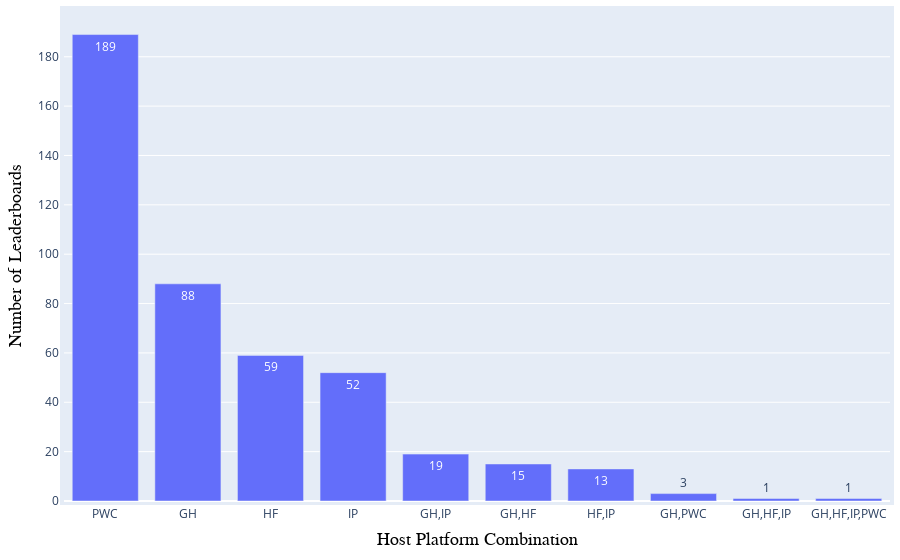

Here is the notebook cell this chart was saved with:
### Code cell
df = pd.read_csv(path_meta / 'leaderboard_processed.csv')
df['Platforms'] = df['Platforms'].apply(ast.literal_eval)
df['Platforms'] = df['Platforms'].apply(lambda x: [platform_abbreviation_mapping_inverse[platform] for platform in x])
df['Platforms'] = df['Platforms'].apply(lambda x: ','.join(x).upper())
df = df.explode('Platforms')['Platforms'].value_counts().reset_index(name='Frequency')

fig = px.bar(
    x=df['Platforms'],
    y=df['Frequency'],
    text_auto=True,
    labels={'x': 'Host Platform Combination', 'y': 'Number of Leaderboards'},
)
# Update the layout for a tighter look
fig.update_layout(
    autosize=True,
    margin=dict(
        l=10,  # Left margin
        r=10,  # Right margin
        b=10,  # Bottom margin
        t=10,  # Top margin
        pad=4  # Padding between the plot and the margin
    ),
    xaxis=dict(title_font=dict(size=18, family='Arial, bold', color='black')),  # Bold x-axis label
    yaxis=dict(title_font=dict(size=18, family='Arial, bold', color='black'))   # Bold y-axis label
)
pio.write_image(fig, f'{path_meta}/platform-combo-distribution.pdf')
fig.show()

### Figure 1 — Plotly figure (JSON) as saved in the notebook; plotly's stock layout.template omitted (floating-point values rounded to 4 significant figures)
{"data": [{"alignmentgroup": "True", "hovertemplate": "Host Platform Combination=%{x}<br>Number of Leaderboards=%{y}<extra></extra>", "legendgroup": "", "marker": {"color": "#636efa", "pattern": {"shape": ""}}, "name": "", "offsetgroup": "", "orientation": "v", "showlegend": false, "textposition": "auto", "texttemplate": "%{y}", "type": "bar", "x": ["PWC", "GH", "HF", "IP", "GH,IP", "GH,HF", "HF,IP", "GH,PWC", "GH,HF,IP", "GH,HF,IP,PWC"], "xaxis": "x", "y": [189, 88, 59, 52, 19, 15, 13, 3, 1, 1], "yaxis": "y"}], "layout": {"autosize": true, "barmode": "relative", "legend": {"tracegroupgap": 0}, "margin": {"b": 10, "l": 10, "pad": 4, "r": 10, "t": 10}, "xaxis": {"anchor": "y", "domain": [0, 1], "title": {"font": {"color": "black", "family": "Arial, bold", "size": 18}, "text": "Host Platform Combination"}}, "yaxis": {"anchor": "x", "domain": [0, 1], "title": {"font": {"color": "black", "family": "Arial, bold", "size": 18}, "text": "Number of Leaderboards"}}}}
